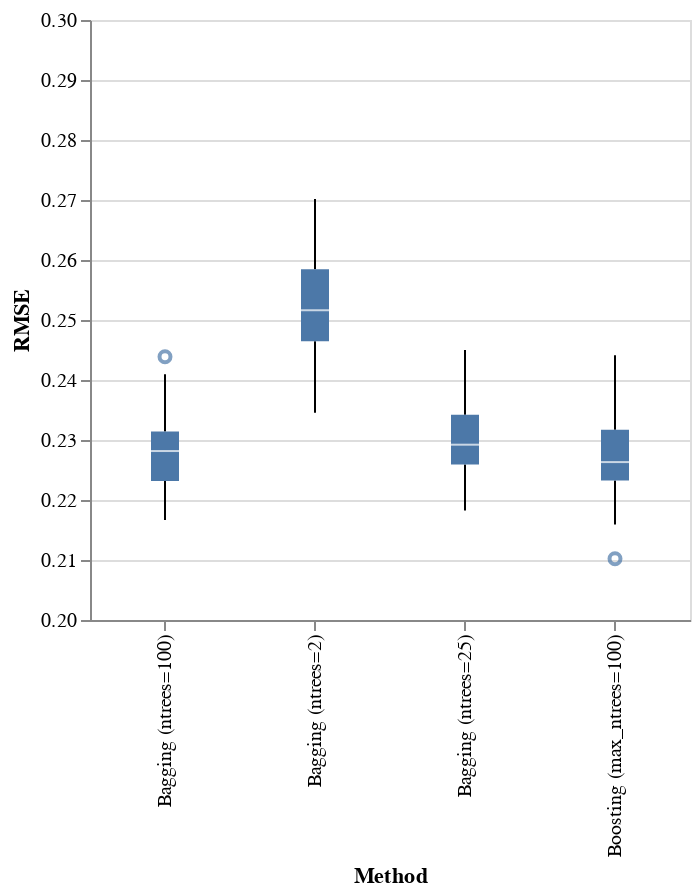

Notebook cell for this chart:
### Code cell
import altair as alt

alt.Chart(results).mark_boxplot().encode(
    alt.Y("RMSE:Q", scale=alt.Scale(domain=[0.2, 0.3])),
    x='Method',
).properties(width=300)

### Figure 1 — Vega-Lite specification as saved in the notebook (floating-point values rounded to 4 significant figures; data arrays with more than 128 entries replaced by an {"elided": "..."} marker saying what was removed)
{"config": {"view": {"continuousWidth": 400, "continuousHeight": 300}}, "data": {"name": "data-5e84e67e03c75bbfd82e33fa634d3de8"}, "mark": "boxplot", "encoding": {"x": {"type": "nominal", "field": "Method"}, "y": {"type": "quantitative", "field": "RMSE", "scale": {"domain": [0.2, 0.3]}}}, "width": 300, "$schema": "https://vega.github.io/schema/vega-lite/v4.8.1.json", "datasets": {"data-5e84e67e03c75bbfd82e33fa634d3de8": {"elided": "200 records"}}}
